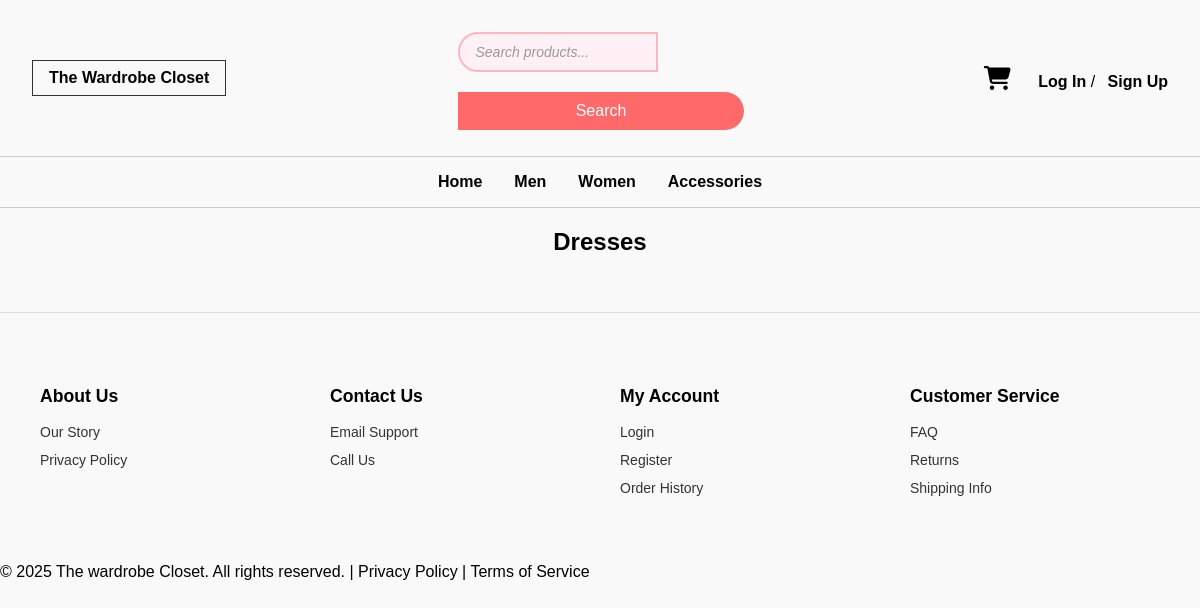
Before: /women/dresses with the older database file.
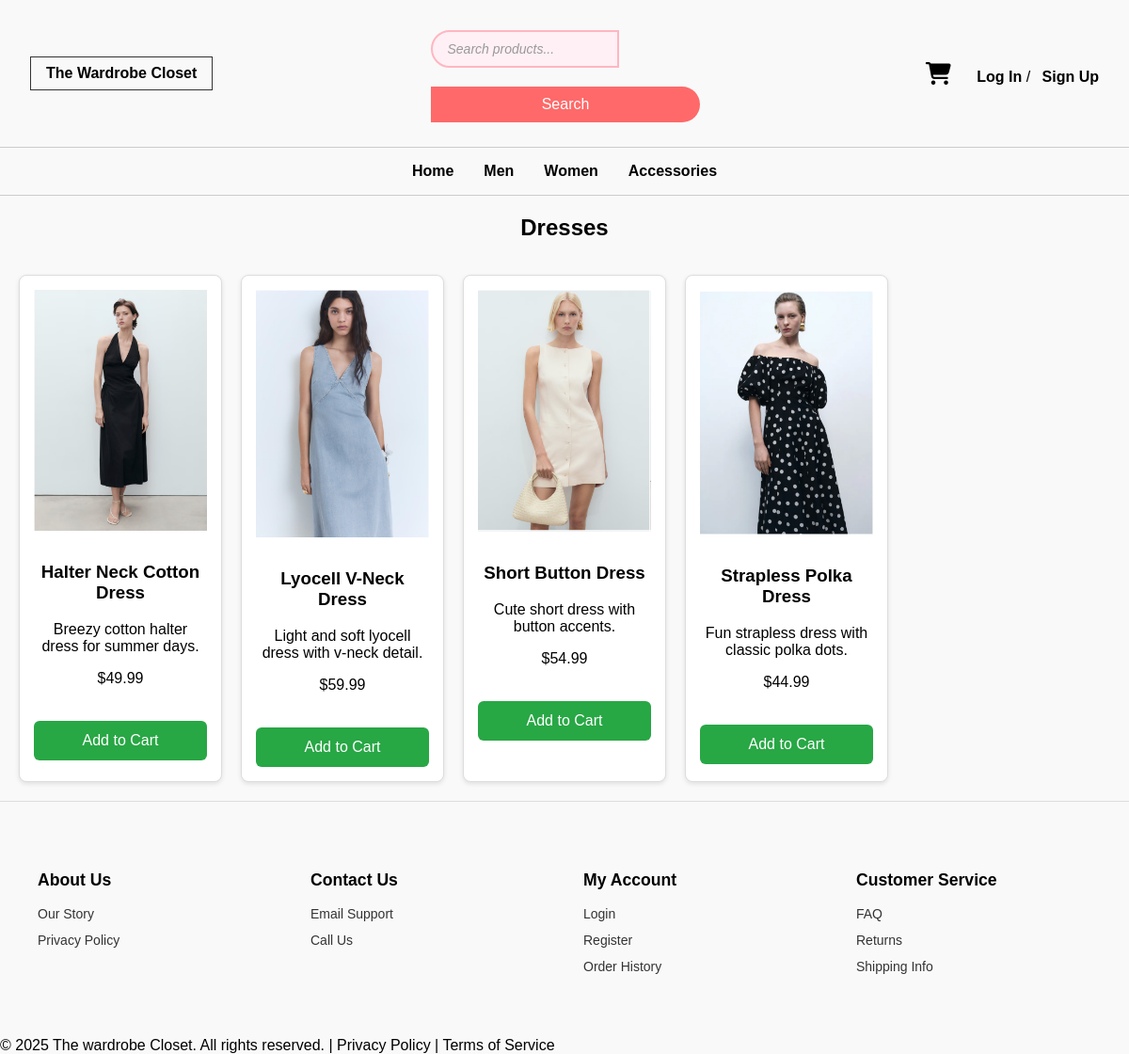
After: the same page with the newer database file.
### app/models.py (models this page shows)
class Product(db.Model):
    id = db.Column(db.Integer, primary_key=True)
    name = db.Column(db.String(120), nullable=False)
    description = db.Column(db.Text)
    price = db.Column(db.Float, nullable=False)
    stock = db.Column(db.Integer, default=0)
    image_url = db.Column(db.String(255))
    size = db.Column(db.String(20))
    color = db.Column(db.String(30))
    category_id = db.Column(db.Integer, db.ForeignKey('category.id'))
    category = db.relationship('Category', backref='products')
    subcategory = db.Column(db.String(100))

### app/routes.py (the view)
@bp.route('/women/dresses')
def women_dresses():
    women_category = Category.query.filter_by(name='Women').first()
    products = Product.query.filter_by(category_id=women_category.id, subcategory='dresses').all()
    return render_template('women/dresses.html', products=products)

### app/__init__.py (called while the page is built)
def create_app():
    app = Flask(__name__)
    app.config.from_object('config.Config')
    app.config['SECRET_KEY'] = 'your-secret-key'
    db.init_app(app)
    login_manager.init_app(app)
    migrate.init_app(app, db)
    from .models import User
    @login_manager.user_loader
    def load_user(user_id):
        return User.query.get(int(user_id))
    from . import routes
    app.register_blueprint(routes.bp)
    @app.context_processor
    def inject_cart_count():
        from flask_login import current_user
        if current_user.is_authenticated:
            count = CartItem.query.filter_by(user_id=current_user.id).count()
        else:
            count = 0
        return dict(cart_count=count)
    return app

### app/templates/women/dresses.html (shortened to what this page needs)
{% extends "base.html" %}
{% block content %}
<h2 class="section-title">Dresses</h2>
<div class="product-grid">
  {% for product in products %}
  <div class="product-card">
    <img src="{{ url_for('static', filename=product.image_url) }}" alt="{{ product.name }}">
    <h3>{{ product.name }}</h3>
    <p>{{ product.description }}</p>
    <p class="price">${{ "%.2f"|format(product.price) }}</p>
    <form action="{{ url_for('main.add_to_cart', product_id=product.id) }}" method="POST">
      <button type="submit">Add to Cart</button>
    </form>
  </div>
  {% endfor %}
</div>
{% endblock %}

### app/templates/base.html (shortened to what this page needs)
<!DOCTYPE html>
<html>
<head>
   <link rel="stylesheet" href="https://cdnjs.cloudflare.com/ajax/libs/font-awesome/6.4.0/css/all.min.css">
   <link rel="stylesheet" href="{{ url_for('static', filename='styles.css') }}">
</head>
<body>
  <header>
    <div class="logo">
  <a href="{{ url_for('main.index') }}" style="text-decoration: none; color: inherit;">
    <strong>The Wardrobe Closet</strong>
  </a>
</div>
    <div class="search-box">
      <form action="{{ url_for('main.search') }}" method="get">
    <input type="text" name="q" placeholder="Search products...">
    <button type="submit">Search</button>
</form>
    </div>
    <div class="actions">
  <a href="{{ url_for('main.view_cart') }}" class="cart-icon">
    <i class="fa fa-shopping-cart" style="font-size: 24px;"></i>
  </a>
  {% if current_user.is_authenticated %}
    <a href="{{ url_for('main.profile') }}">My Profile</a> /
    <a href="{{ url_for('main.logout') }}">Log Out</a>
  {% else %}
    <a href="{{ url_for('main.login') }}">Log In</a> /
    <a href="{{ url_for('main.signup') }}">Sign Up</a>
  {% endif %}
</div>
  </header>
  <nav class="nav-links">
    <a href="{{ url_for('main.index') }}">Home</a>
    <a href="{{ url_for('main.men') }}">Men</a>
    <a href="{{ url_for('main.women') }}">Women</a>
    <a href="{{ url_for('main.accessories') }}">Accessories</a>
  </nav>
   <main>{% block content %}{% endblock %}</main>
 <footer class="footer-simple">
  <div class="footer-column">
    <h4>About Us</h4>
    <ul>
      <li><a href="{{ url_for('main.our_story') }}">Our Story</a></li>
      <li><a href="{{ url_for('main.privacy_policy') }}">Privacy Policy</a></li>
    </ul>
  </div>
  <div class="footer-column">
    <h4>Contact Us</h4>
    <ul>
      <li><a href="{{ url_for('main.email_support') }}">Email Support</a></li>
      <li><a href="{{ url_for('main.call_us') }}">Call Us</a></li>
    </ul>
  </div>
  <div class="footer-column">
    <h4>My Account</h4>
    <ul>
      <li><a href="{{ url_for('main.login') }}">Login</a></li>
      <li><a href="{{ url_for('main.signup') }}">Register</a></li>
      <li><a href="{{ url_for('main.order_history') }}">Order History</a></li>
    </ul>
  </div>
  <div class="footer-column">
    <h4>Customer Service</h4>
    <ul>
      <li><a href="{{ url_for('main.faq') }}">FAQ</a></li>
      <li><a href="{{ url_for('main.returns') }}">Returns</a></li>
      <li><a href="{{ url_for('main.shipping_info') }}">Shipping Info</a></li>
    </ul>
  </div>
</footer>
 <div class="bottom-line">
  &copy; 2025 The wardrobe Closet. All rights reserved. | Privacy Policy | Terms of Service
</div>
</body>
</html>

### app/static/styles.css (style rules this page uses)
* { box-sizing: border-box; }
body { margin: 0; font-family: Arial, sans-serif; background-color: #f9f9f9; }
header { display: flex; justify-content: space-between; align-items: center; padding: 1rem 2rem; background: #fff; border-bottom: 1px solid #ccc; }
.logo { font-weight: bold; border: 1px solid #333; padding: 0.5rem 1rem; }
.search-box input { padding: 0.5rem; width: 250px; border: 1px solid #333; }
.actions a { text-decoration: none; color: #000; margin-left: 0.5rem; font-weight: bold; }
.nav-links { display: flex; gap: 2rem; justify-content: center; padding: 1rem 0; background: #fff; border-bottom: 1px solid #ccc; }
.nav-links a { text-decoration: none; color: black; font-weight: bold; }
.section-title { text-align: center; font-weight: bold; margin-bottom: 1rem; }
header, .nav-links { background: transparent; position: relative; z-index: 2; }
.product-grid { display: grid; grid-template-columns: repeat(auto-fill, minmax(200px, 1fr)); gap: 20px; padding: 20px; }
.product-card { border: 1px solid #ddd; padding: 15px; text-align: center; border-radius: 8px; background-color: #fff; box-shadow: 0 2px 5px rgba(0, 0, 0, 0.1); }
.product-card img { width: 100%; max-width: 200px; height: auto; margin-bottom: 10px; }
.footer-simple { display: flex; justify-content: space-between; flex-wrap: wrap; padding: 40px 20px; background-color: #f9f9f9; border-top: 1px solid #ddd; font-family: Arial, sans-serif; }
.footer-column { flex: 1 1 200px; margin: 10px 20px; }
.footer-column h4 { font-size: 1.1rem; margin-bottom: 15px; font-weight: bold; }
.footer-column ul { list-style: none; padding: 0; }
.footer-column ul li { margin-bottom: 10px; }
.footer-column a { text-decoration: none; color: #333; font-size: 14px; }
input[type="text"], input[type="email"], input[type="password"] { width: 100%; padding: 10px; margin-top: 6px; border-radius: 6px; border: 1px solid #ccc; box-sizing: border-box; }
button { margin-top: 20px; width: 100%; padding: 12px; background-color: #28a745; color: white; font-size: 16px; border: none; border-radius: 6px; cursor: pointer; }
.search-box { display: flex; align-items: center; justify-content: center; margin: 10px 0; }
.search-box input[type="text"] { padding: 10px 15px; border: 2px solid #ffb6c1; border-radius: 25px 0 0 25px; outline: none; font-size: 14px; width: 200px; transition: 0.3s ease; background-color: #fff0f5; }
.search-box input[type="text"]::placeholder { color: #999; font-style: italic; }
.search-box button { padding: 10px 15px; background-color:rgb(255, 105, 105); color: white; border: 2px solidrgb(255, 105, 105); border-radius: 0 25px 25px 0; cursor: pointer; transition: background-color 0.3s ease; }
.cart-icon { position: relative; display: inline-block; margin-right: 15px; }

Changed rows visible on the page:
added Product: image_url (picture), name "Halter Neck Cotton Dress", description "Breezy cotton halter dress for summer days.", price "49.99"
added Product: image_url (picture), name "Lyocell V-Neck Dress", description "Light and soft lyocell dress with v-neck detail.", price "59.99"
added Product: image_url (picture), name "Short Button Dress", description "Cute short dress with button accents.", price "54.99"
added Product: image_url (picture), name "Strapless Polka Dress", description "Fun strapless dress with classic polka dots.", price "44.99"
